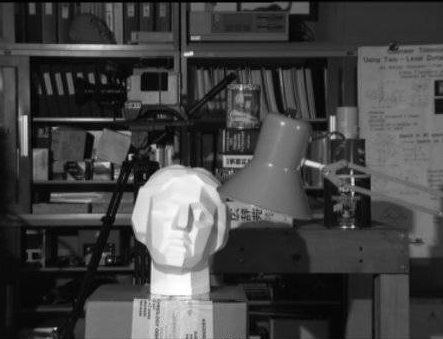
#> input picture OpenCV/resources/clahe.jpg, 443 x 339 px
$ python histogram_equalization.py
#> lines starting #> are read from the running program, lines starting #| are printed output that depends on the picture
"""
直方图均衡
    直方图均衡化是使用图像直方图对对比度进行调整的图像处理方法。
    目的在于提高图像的全局对比度，使亮的地方更亮，暗的地方更暗
"""

import numpy as np
import cv2 as cv
from matplotlib import pyplot as plt


def equalization_numpy():
    """
    使用 numpy 进行直方图均衡
    """
    img = cv.imread('../../resources/wiki.jpg', 0)
    hist, bins = np.histogram(img.flatten(), 256, [0, 256])
    cdf = hist.cumsum()
    cdf_normalized = cdf * float(hist.max()) / cdf.max()
    plt.plot(cdf_normalized, color='b')
    plt.hist(img.flatten(), 256, [0, 256], color='r')
    plt.xlim([0, 256])
    plt.legend(('cdf', 'histogram'), loc='upper left')
    plt.show()

    cdf_m = np.ma.masked_equal(cdf, 0)
    cdf_m = (cdf_m - cdf_m.min())*255/(cdf_m.max()-cdf_m.min())
    cdf = np.ma.filled(cdf_m, 0).astype('uint8')
    img2 = cdf[img]
    cv.imshow(winname='xx', mat=img2)
    cv.waitKey(0)

    hist, bins = np.histogram(img2.flatten(), 256, [0, 256])
    cdf = hist.cumsum()
    cdf_normalized = cdf * hist.max() / cdf.max()

    plt.plot(cdf_normalized, color='b')
    plt.hist(img2.flatten(), 256, [0, 256], color='r')
    plt.xlim([0, 256])
    plt.legend(('cdf', 'histogram'), loc='upper left')
    plt.show()


def equalization_opencv():
    """
    使用 opencv 中的cv.equalizeHist(img) 进行直方图均衡
    """
    img = cv.imread('../../resources/wiki.jpg', 0)
    equ = cv.equalizeHist(img)
    res = np.hstack((img, equ))  # stacking images side-by-side
    cv.imshow('res.png', res)
    cv.waitKey(0)
    cv.destroyAllWindows()


def equalization_opencv_clahe():
    """
    使用 opencv 的普通直方图均衡和 clahe 的均衡
    """
    img = cv.imread('../../resources/clahe.jpg', 0)
#> img is the input picture: shape (339, 443); min 0, max 255, mean 68.6
    cv.imshow('clahe', img)
    cv.waitKey(0)

    equ = cv.equalizeHist(img)
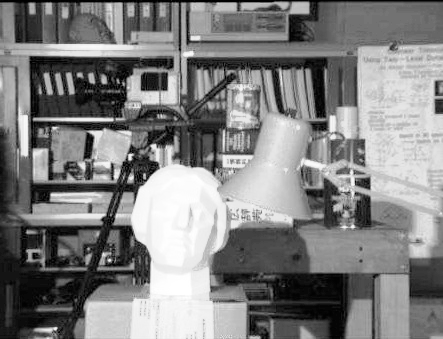
#> equ: shape (339, 443); min 0, max 255, mean 128.3
    cv.imshow('clahe', equ)
    cv.waitKey(0)

    # 创建一个 CLAHE 对象
    clahe = cv.createCLAHE(clipLimit=2.0, tileGridSize=(8, 8))
    cl1 = clahe.apply(img)
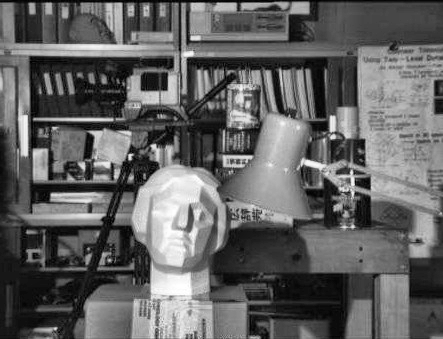
#> cl1: shape (339, 443); min 0, max 255, mean 98.2
    cv.imshow('clahe', cl1)
    cv.waitKey(0)
    cv.destroyAllWindows()


# equalization_numpy()
# equalization_opencv()
equalization_opencv_clahe()

$ run again, with OpenCV/resources/gradients.jpg copied over OpenCV/resources/clahe.jpg
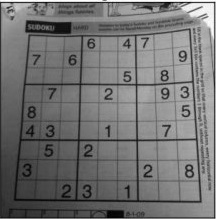
#> input picture OpenCV/resources/gradients.jpg, 216 x 219 px
#> in equalization_opencv_clahe, img is the input picture: shape (219, 216); min 0, max 255, mean 114.2
#> in equalization_opencv_clahe, `equ = cv.equalizeHist(img)`:
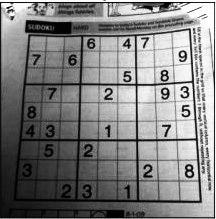
#> equ: shape (219, 216); min 0, max 255, mean 128.4
#> in equalization_opencv_clahe, `cl1 = clahe.apply(img)`:
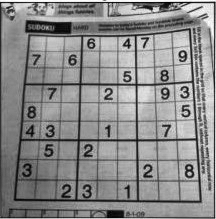
#> cl1: shape (219, 216); min 1, max 255, mean 138.9
